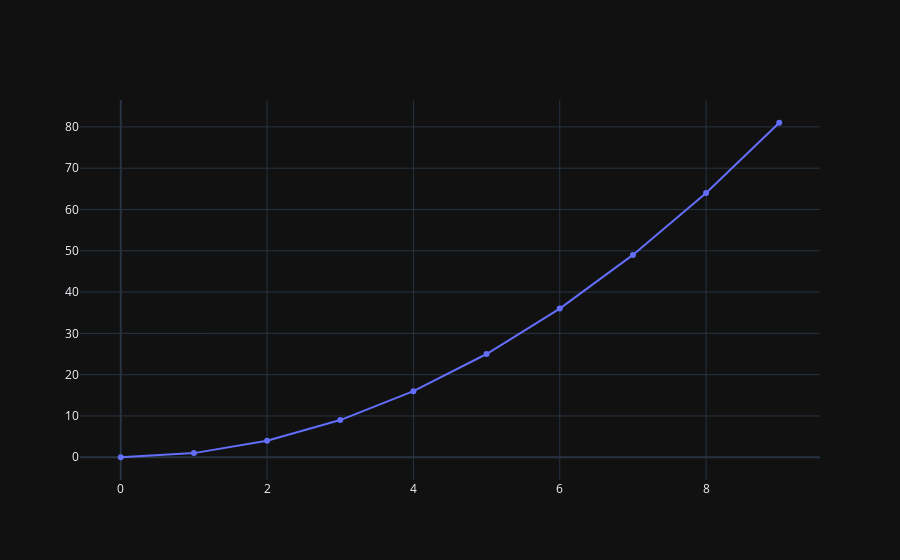

Write notebook code for a chart like this one.
### Code cell
x = np.arange(10)
fig1 = go.Figure(data=go.Scatter(x=x,y=x**2))
fig1.update_layout(template='plotly_dark')
fig1.show()

### Figure 1 — Plotly figure (JSON) as saved in the notebook; plotly's stock layout.template omitted (floating-point values rounded to 4 significant figures)
{"data": [{"type": "scatter", "x": [0, 1, 2, 3, 4, 5, 6, 7, 8, 9], "y": [0, 1, 4, 9, 16, 25, 36, 49, 64, 81]}], "layout": {}}
